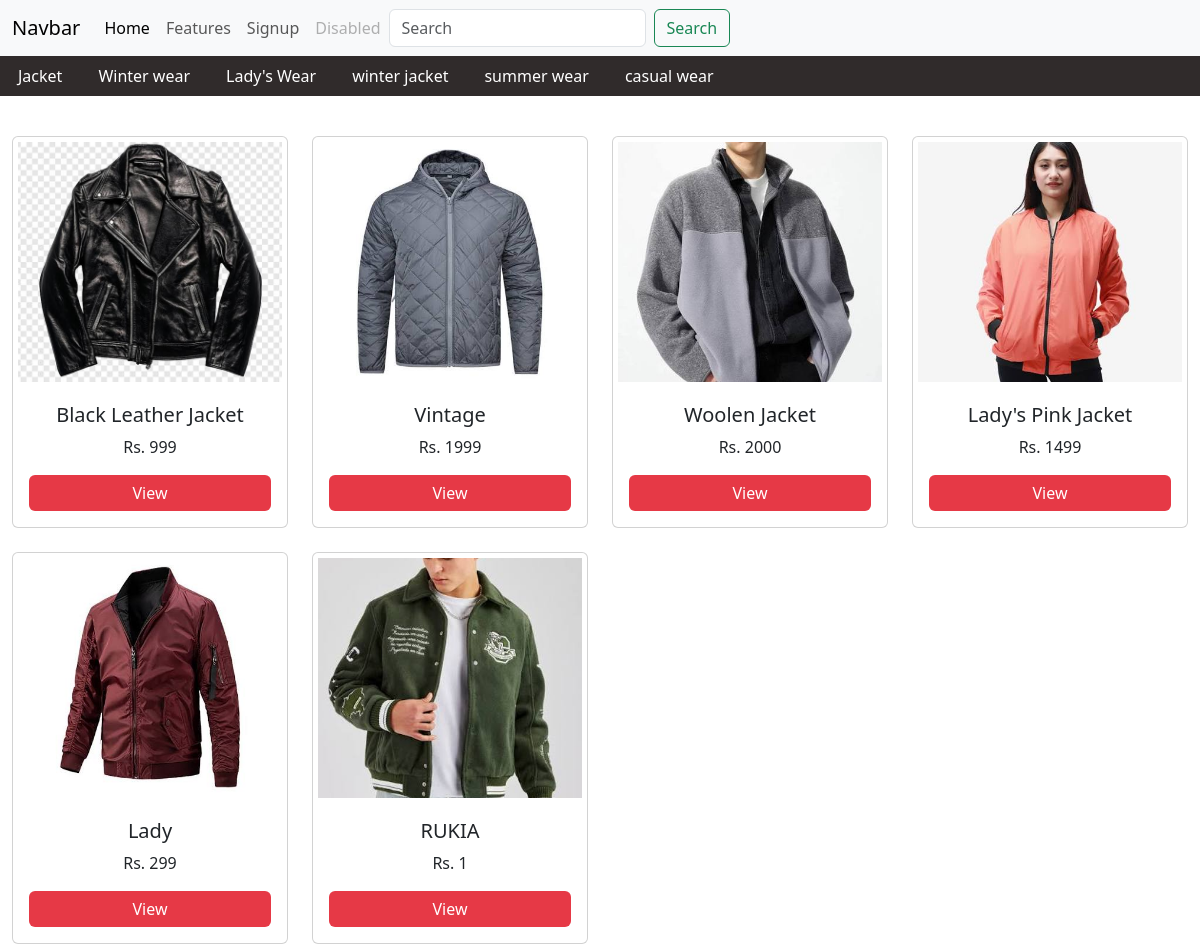
Before: / with the older database file.
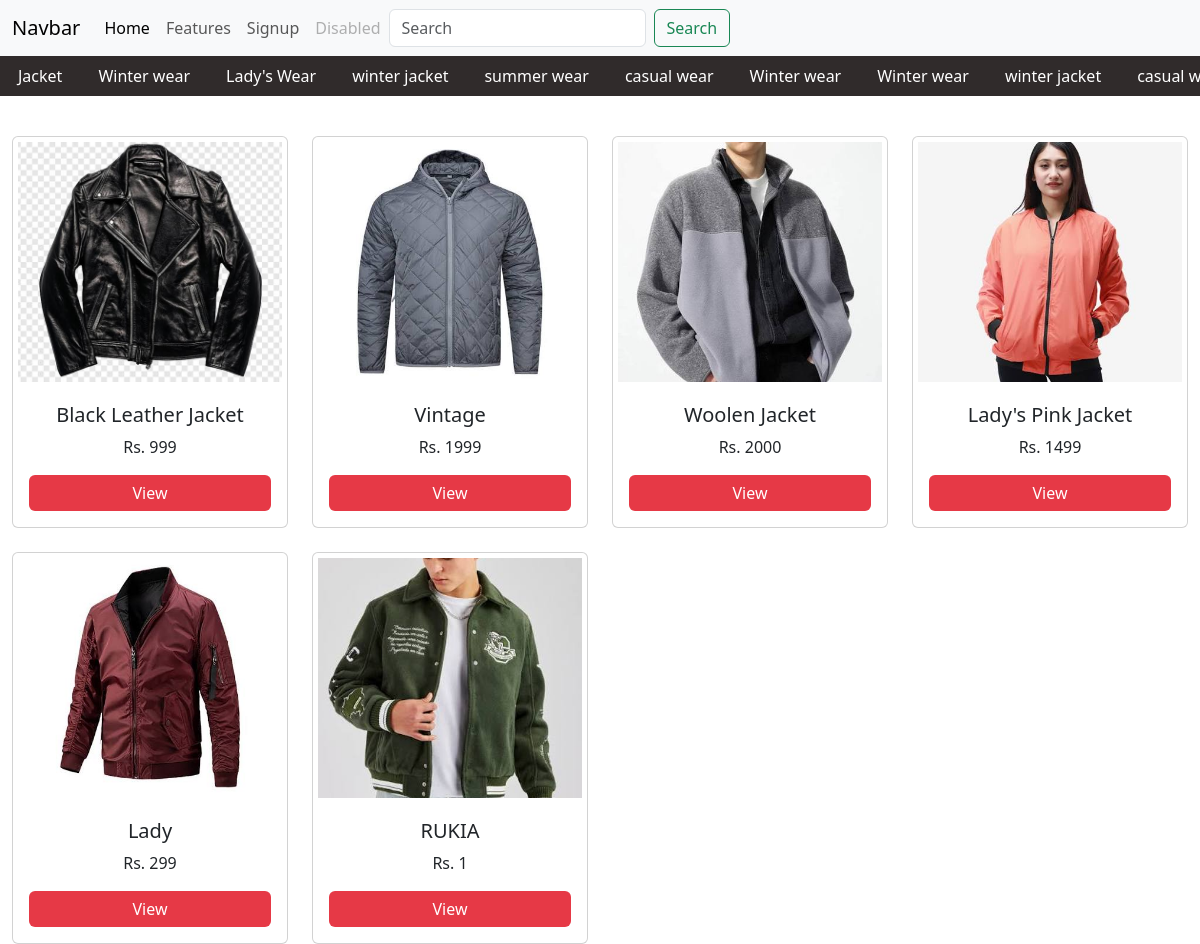
After: the same page with the newer database file.
### store/models.py (models this page shows, shortened)
class Category(models.Model):
    category_name = models.CharField(max_length=50)
    def __str__(self):
        return self.category_name

class Product(models.Model):
    product_name = models.CharField(max_length=50)
    price = models.IntegerField(default=0)
    category = models.ForeignKey(Category, on_delete = models.CASCADE, null = True, blank = True)
    description = models.CharField(max_length=300, default='')
    image = models.ImageField(upload_to = "image", default="")

### store/views.py (the view)
# urls.py: 2. Add a URL to urlpatterns:  path('', views.home, name='home')
def home(request):
    categories = Category.objects.all()
    categoryID = request.GET.get('category')
    if categoryID:
        products = Product.objects.filter(category=categoryID)
    else:
        products = Product.objects.all()
    params = {
        'product': products,
        'category': categories
    }
    return render(request, 'store/home.html', params)

### store/templates/store/home.html (shortened to what this page needs)
{%extends 'store/nav.html'%}
{%load static%}
{%block csslink%}
<link rel="stylesheet" href="{%static 'store/home.css'%}">
<link rel="stylesheet" href="https://cdn.jsdelivr.net/npm/swiper@11/swiper-bundle.min.css"/>
{%endblock%}
{%block body%}
<div class="category swiper">
    <div class="swiper-wrapper">
        {% for cat in category %}
        <div class="swiper-slide">
            <a href="/?category={{cat.id}}"
               class="category-link {% if request.GET.category == cat.id|stringformat:'s' %}active{% endif %}">
                {{cat}}
            </a>
        </div>
        {% endfor %}
    </div>
</div>
<div class="container-fluid mt-3">
  <div class="row">
    <div class="col-lg-12 mt-4">
      <div class="row row-cols-2 row-cols-md-3 row-cols-lg-4 g-4" id="product-container">
        {%for i in product%}
        <div class="col">
          <div class="card h-100 w-100">
            <img
            src="{{i.image.url}}"
            class="card-img-top"
            alt="{{i.product_name}}"/>
            <div class="card-body d-flex flex-column text-center">
              <h5 class="card-title">{{i.product_name}}</h5>
              <p class="card-text">Rs. {{i.price}}</p>
              <a href="{%url 'product_details' i.product_name|slugify i.id %}" class="btn btn-primary mt-auto">View</a>
            </div>
          </div>
        </div>
        {%endfor%}
      </div>
    </div>
  </div>
</div>
{%endblock%}

### store/templates/store/nav.html (shortened to what this page needs)
<!doctype html>
<html lang="en">
  <head>
    {%block csslink%}{%endblock%}
    <link href="https://cdn.jsdelivr.net/npm/bootstrap@5.3.8/dist/css/bootstrap.min.css" rel="stylesheet">
  </head>
  <body>
      <nav class="navbar navbar-expand-lg bg-body-tertiary">
          <div class="container-fluid">
              <a class="navbar-brand" href="/">Navbar</a>
    <div class="collapse navbar-collapse" id="navbarNav">
      <ul class="navbar-nav">
          <li class="nav-item">
              <a class="nav-link active" aria-current="page" href="#">Home</a>
            </li>
            <li class="nav-item">
                <a class="nav-link" href="#">Features</a>
            </li>
        <li class="nav-item">
          <a class="nav-link" href="/signup">Signup</a>
        </li>
        <li class="nav-item">
            <a class="nav-link disabled" aria-disabled="true">Disabled</a>
        </li>
    </ul>
    <form class="d-flex" role="search">
      <input class="form-control me-2" type="search" placeholder="Search" aria-label="Search"/>
      <button class="btn btn-outline-success" type="submit">Search</button>
    </form>
</div>
</div>
</nav>
{%block body%}{%endblock%}
</body>
</html>

### store/static/store/home.css (style rules this page uses)
.category { background:#302b2b; padding:12px; }
.category .swiper-wrapper { display:flex; align-items:center; }
.category .swiper-slide { width:auto; }
.category-link { display:block; padding:8px 18px; color:white; text-decoration:none; white-space:nowrap; font-weight:500; transition:.3s; }
.card-img-top { height:250px; object-fit:cover; padding:5px; }
.card-body p { font-weight:500; }
.card-body .btn-primary { background:#e63946; border:none; }

Changed rows visible on the page:
added Category: category_name "Winter wear"
added Category: category_name "Winter wear"
added Category: category_name "winter jacket"
added Category: category_name "casual…"
